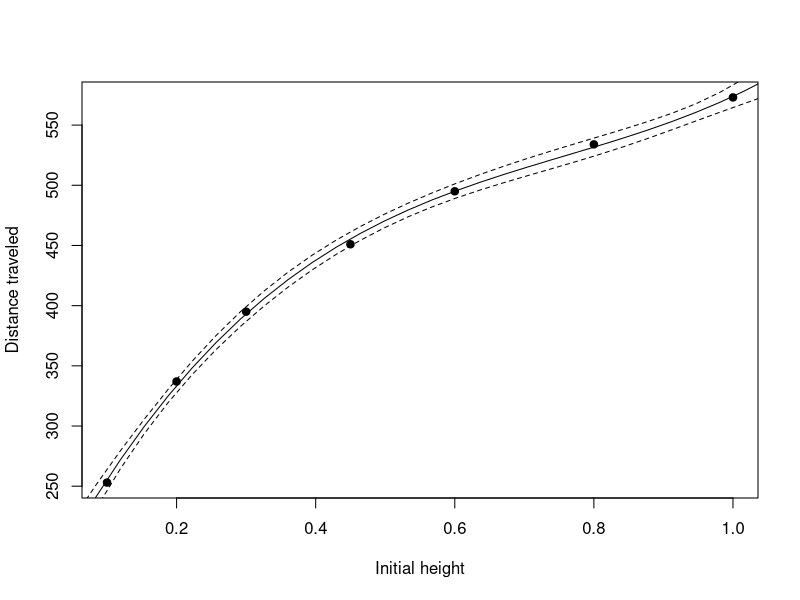
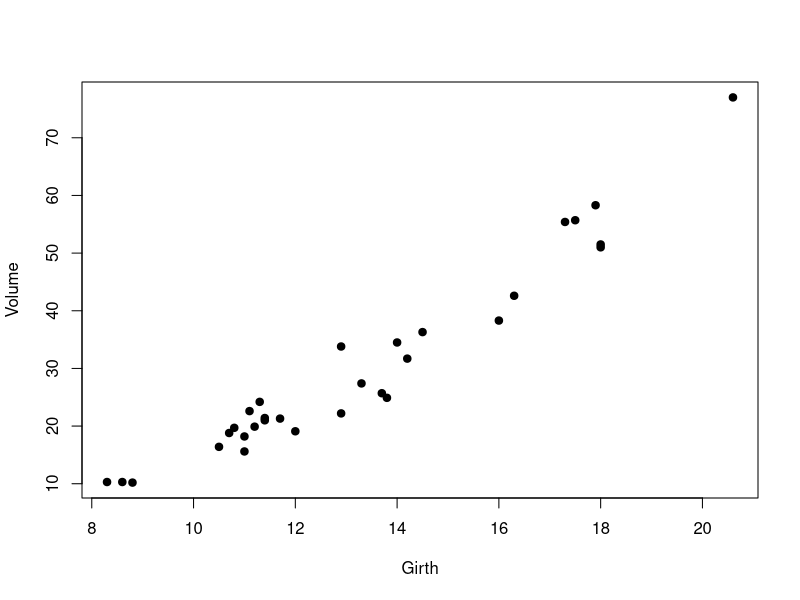
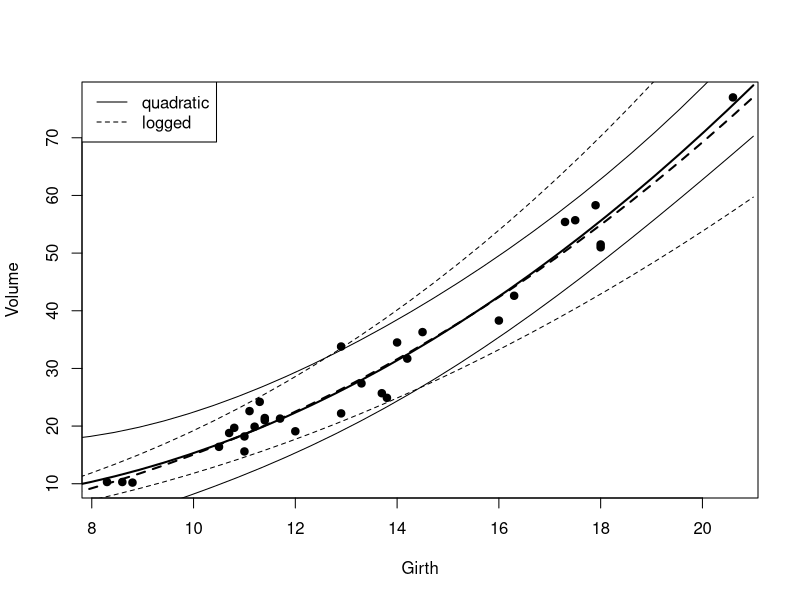

Write the R code that produced these figures, in order.
##########
## 21.2 ##
##########

# Ex 21-2


# The following table presents data collected in one of Galileo’s famous “ball”
# experiments, in which he rolled a ball down a ramp of different heights and
# measured how far it traveled from the base of the ramp. For more on this and
# other interesting examples, look at “Teaching Statistics with Data of
# Historic Significance” by Dickey and Arnold (1995).


 gal <- data.frame(d=c(573,534,495,451,395,337,253),h=c(1,0.8,0.6,0.45,0.3,0.2,0.1))

#   d   h
# 1 573 1.00
# 2 534 0.80
# 3 495 0.60
# 4 451 0.45
# 5 395 0.30
# 6 337 0.20
# 7 253 0.10


# a. Create a data frame in R based on this table and plot the data points with
# distance on the y-axis.
#(a)
gal <- data.frame(d=c(573,534,495,451,395,337,253),h=c(1,0.8,0.6,0.45,0.3,0.2,0.1))
plot(gal$d~gal$h,pch=19,xlab="Initial height",ylab="Distance traveled")

# b. Galileo believed there was a quadratic relationship between initial height
# and the distance traveled.

##(i)
# i. Fit an order 2 polynomial in height, with distance as the response.

gal.fit.order2 <- lm(d~h+I(h^2),data=gal)
summary(gal.fit.order2)

# ii. Fit a cubic (order 3) and a quartic (order 4) model for these data. What
# do they tell you about the nature of the relationship?

##(ii)
gal.fit.order3 <- lm(d~h+I(h^2)+I(h^3),data=gal)
summary(gal.fit.order3)
gal.fit.order4 <- lm(d~h+I(h^2)+I(h^3)+I(h^4),data=gal)
summary(gal.fit.order4)

# These models reveal that the order 3 model is significant in it's
# highest-order term, and the fit is improved in terms of the coefficient of
# determination. The same cannot be said for the order 4 model. 

#(c)
# c. Based on your models from (b), choose the one that you think best
# represents the data and plot the fitted line on the raw data. Add 90 percent
# confidence bands for mean distance traveled to the plot.

# Based on the above, out of the three fitted models, the cubic function in
# height seems preferable -- in other words, the relationship between "distance
# traveled" and "initial height" therefore appears cubic -- the quadratic model
# seems too simple, and the quartic model seems uneccessarily complex.

hseq <- seq(0.05,1.05,length=30)
gal.pred <- predict(gal.fit.order3,newdata=data.frame(h=hseq),interval="confidence",level=0.9)
lines(hseq,gal.pred[,1])
lines(hseq,gal.pred[,2],lty=2)
lines(hseq,gal.pred[,3],lty=2)

# The contributed R package faraway contains a large number of data sets that
# accompany a linear regression textbook by Faraway (2005). Install the package
# and then call library("faraway") to load it. One of the data sets is trees,
# which provides data on the dimensions of felled trees of a certain type (see,
# for example, Atkinson, 1985).

#(d)
# d. Access the data object at the prompt and plot volume against girth (the
# latter along the x-axis).

?trees
plot(trees$Volume~trees$Girth,pch=19,xlab="Girth",ylab="Volume")
#(e)
# e. Fit two models with Volume as the response: one quadratic model in Girth
# and the other based on log transformations of both Volume and Girth. Write
# down the model equations for each and comment on the similarity (or
# difference) of the fits in terms of the coefficient of determination and the
# omnibus F-test.

tree.fit1 <- lm(Volume~Girth+I(Girth^2),trees)
summary(tree.fit1) ## "Mean volume" = 10.79 - 2.09*"girth" + 0.254*"girth^2"
tree.fit2 <- lm(log(Volume)~log(Girth),trees)
summary(tree.fit2) ## "Mean log(volume)" = -2.35 + 2.20*"log(girth)"

# Coefficients of determination are similar; the quadratic model is slightly higher. Both indicate a statistically significant positive effect of girth on volume. Based on the F-test, both models are clearly better than fitting an intercept alone (i.e. girth does appear to be able to explain (mean) volume very well).



#(f)

# f. Use predict to add lines to the plot from (d) for each of the two models
# from (e). Use different line types; add a corresponding legend. Also include
# 95 percent prediction intervals, with line types matching those of the fitted
# values (note that for the model that involves log transformation of the
# response and the predic- tor, any returned values from predict will
# themselves be on the log scale; you have to back-transform these to the
# original scale using exp before the lines for that model can be
# superimposed). Comment on the respective fits and their estimated prediction
# intervals.


# variation in the response
gseq <- seq(7,21,length=30)
tree.pred1 <- predict(tree.fit1,newdata=data.frame(Girth=gseq),interval="prediction")
tree.pred2 <- predict(tree.fit2,newdata=data.frame(Girth=gseq),interval="prediction")
plot(trees$Volume~trees$Girth,pch=19,xlab="Girth",ylab="Volume")
lines(gseq,tree.pred1[,1],lwd=2)
lines(gseq,tree.pred1[,2])
lines(gseq,tree.pred1[,3])
lines(gseq,exp(tree.pred2[,1]),lwd=2,lty=2)
lines(gseq,exp(tree.pred2[,2]),lty=2)
lines(gseq,exp(tree.pred2[,3]),lty=2)
legend("topleft",legend=c("quadratic","logged"),lty=1:2)

# The fitted values of the models themselves are extremely similar. However,
# the prediction intervals tell a different story. Notably, the quadratic model
# has far wider limits for small girth values than for larger ones. On the
# other hand, the limits for the logged model are substantially wider than
# those of the quadratic model at larger girth values. Which model is
# 'better'...? It's very difficult to answer that without further
# information...


#(g)
# Lastly, turn your attention back to the mtcars data frame.

# g. Fit and summarize a multiple linear regression model to determine mean MPG
# from horsepower, weight, and displacement.

car.fit <- lm(mpg~wt+hp+disp,data=mtcars)
summary(car.fit)

#(h)

# h. In the spirit of Henderson and Velleman (1981), use I to refit the model
# in (g) in terms of GPM = 1/MPG. Which model explains a greater amount of
car.fit <- lm(I(1/mpg)~wt+hp+disp,data=mtcars)
summary(car.fit)

# Both fits to the mtcars data here provide similar levels of significance for
# the three predictors; though there is a mild yet noticeable improvement in
# the coefficient of determination for the latter model based on a response of
# GPM = 1/MPG.







